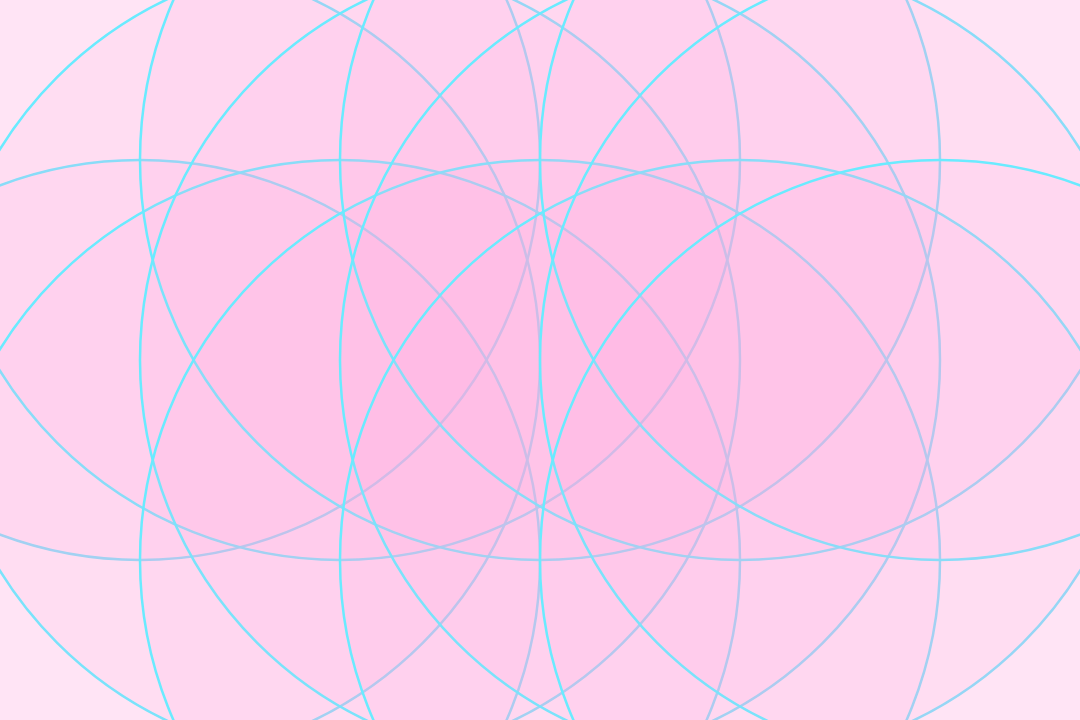
Frame 1 (no input)
Frame 60 (no input): identical to frame 1, image omitted
Frame 120 (the mouse pressed at the canvas centre since frame 60): identical to frame 1, image omitted

The p5.js sketch that drew this single still picture (run headless with seeded random() and noise() and a simulated clock; from frame 60 on, the mouse is pressed at the canvas centre):

// p5.js sketch
// ── sketch.js
function setup (){
    
    createCanvas (1080, 720);
    
}

function draw (){
    
    background (255);
    
    
//loop
    fill (255, 163, 212, 28);
    stroke (106, 235, 255);
        strokeWeight (2.5);
    for (var yerr = 140; yerr <= width; yerr += 200){
        
        for (var y = 160; y <= height; y += 200){

            ellipse (yerr, y, 800, 800);
    }
}


}
